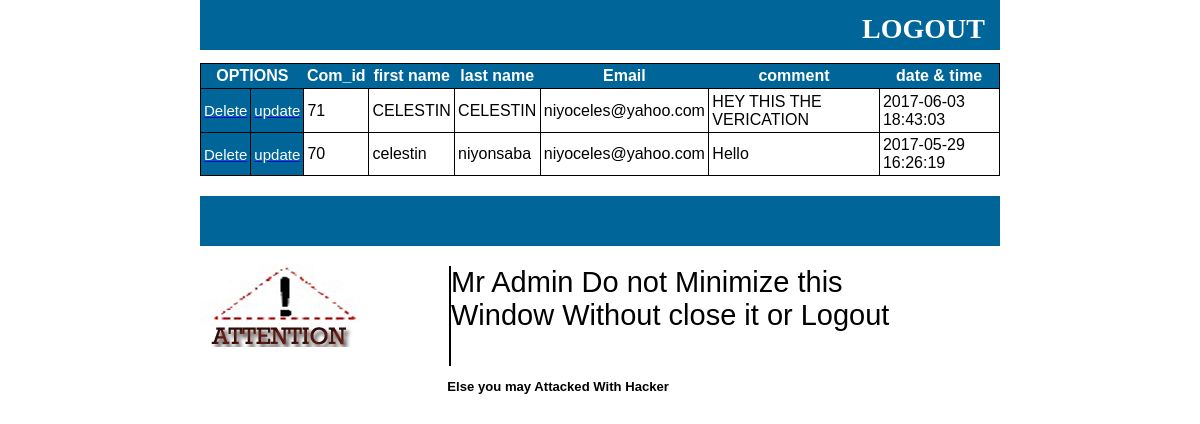
The page /view_comment.php on the database its author committed.
### tables this page shows
CREATE TABLE IF NOT EXISTS `comment` (
`Com_id` int(5) NOT NULL,
  `Firstname` varchar(30) DEFAULT NULL,
  `Lastname` varchar(30) DEFAULT NULL,
  `email` varchar(30) DEFAULT NULL,
  `comment` varchar(500) DEFAULT NULL,
  `DOS` datetime NOT NULL
);

### view_comment.php (the view, shortened to what this page needs)
<?php
$con = mysql_connect("localhost", "root", "");
			if (!$con)
			  {
			  die('Could not connect: '.mysql_error());
			  }
			  else
			  {
			$sql = mysql_query("SELECT * FROM comment ");
			?>
<html>
<head>
<link rel="stylesheet" type="text/css" href="style.css">
<link rel="stylesheet" type="text/css" href="sheet.css">
</head>
<div id="page1">
	<nav class="main-menu">
<ul>
    <li><a class="nav-home" href="admin.php">Logout</a></li>
</ul>
</div>
<div id="page_page">
<table border="5">
<tr class="tr">
<th colspan="2"><b> OPTIONS</b></td>
<th>Com_id</th>
<th> first name</th>
<th>last name</th>
<th>Email</th>
<th>comment</th>
<th>date & time</th>
</tr>
<?php while($rows=mysql_fetch_array($sql))
{?>
<tr>
<td class="del"> <a href="deletepassenger.php?$Com_id=<?php echo $rows['Com_id']?>" ><font color="#FFFFFF">Delete</font></a></td>
<td class="del"> <a href="edit_places.php?Com_id=<?php echo $rows['Com_id']?>" ><font color="#FFFFFF">update</font></a></td>
<td> <?php echo $rows['Com_id']?></td>
<td> <?php echo $rows['Firstname']?></td>
<td> <?php echo $rows['Lastname']?></td>
<td> <?php echo $rows['email']?></td>
<td> <?php echo $rows['comment']?></td>
<td> <?php echo $rows['DOS']?></td>
</tr>
<?php }?>
<?php }?>
</table>
</div>
</body>
</html>
<div id="page2"></div>
<div class="footer">
<div class="img_left"></div>
<div class="attent"><p style="width:500px; height:100px; margin:0 auto;
  padding:0px; margin-top:20px; border:0px solid #996600; font-size:29px; border-left:2px solid #000000;">Mr Admin Do not Minimize this Window Without close it or Logout
 <p><b> &nbsp;&nbsp; &nbsp; &nbsp; &nbsp; &nbsp; &nbsp;&nbsp;Else you may Attacked With Hacker</b></p></p>
  </div>
</div>

### style.css (style rules this page uses)
section h1, footer h1, nav a { font-family: Dayrom, serif ; font-weight: normal ; text-transform: uppercase ; }
.main-menu { display: inline-block; width: 900px; text-align: right; }
.main-menu ul { list-style-type: none; }
.main-menu li { display: inline-block; margin-right: 15px; }
.main-menu a { font-size: 1.3em; color: #181818; padding-bottom: 3px; text-decoration: none; }
.footer { width: 800px ; margin:0 auto; padding:0px; height:150px; }
.img_left { float:left; width:170px; height:auto; background:url(images/ATTENTION1.jpg)no-repeat; height:150px; text-decoration:blink; }
.attent { width:600px; border:0px solid #FF6600; float:right; height:150px; }

### sheet.css (style rules this page uses)
#page_page { width: 800px ; margin:0 auto; padding:0px; background:#FFFFFF; height:auto; }
#page1 { width: 800px ; margin:0 auto; padding:0px; background:#006699; height:50px; }
#page2 { width: 800px ; margin:0 auto; padding:0px; background:#006699; height:50px; margin-top:20px; }

### view_comment.php (style rules this page uses)
html { font-size: 82%; }
body, table, th, td { color: #000000; }
table { width:800px; padding: 0; margin: 0; }
table, th, td { border-width: 0.1em; border-color: #000000; border-style: solid; }
table { border-collapse: collapse; border-spacing: 0; }
th, td { padding: 0.2em; }
th { font-weight: bold; background-color: #006699; text-decoration:none; text-align:center; font-weight:bold; color:#FFFFFF; border-style:none; }
.del { background:#006699; color:#FFFFFF; font-size:15px; }
.main-menu { display: inline-block; width: 900px; text-align: right; border:0px solid #0099CC; float:right; color:#FFFFFF; }
.main-menu ul { list-style-type: none; }
.main-menu li { display: inline-block; margin-right: 15px; }
.main-menu a { font-size: 1.3em; color:#FFFFFF; padding-bottom: 3px; text-decoration: none; font-size:28px; font-weight:bold; }

### rows shown on the page
comment: Com_id "71", Firstname "CELESTIN", Lastname "CELESTIN", email "niyoceles@yahoo.com", comment "HEY THIS THE VERICATION", DOS "2017-06-03 18:43:03"
comment: Com_id "70", Firstname "celestin", Lastname "niyonsaba", email "niyoceles@yahoo.com", comment "Hello", DOS "2017-05-29 16:26:19"
